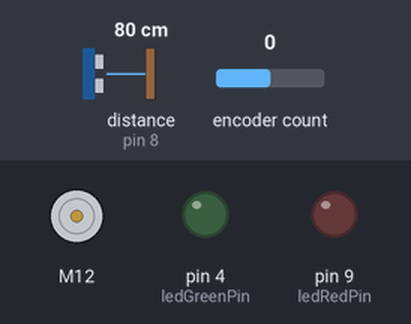
This sketch was run on a simulated Arduino Uno, built with avr-gcc and run on an emulated ATmega328P. Parts: DC motor (green arrow = forward, orange = backward, longer = faster), output pins drawn as LEDs (lit = HIGH). Wiring (inferred from the names in the program): ultrasonic range finder: trigger pin 7; echo pin 8. The test bench sets the inputs (shaded band); at power-on: distance to the obstacle (sensor on pin 8) 80 cm, encoder count 0. The echo pulse lasts 58.3 µs per cm; pins used as bus, display or sensor lines are not drawn; what the sketch prints to the serial monitor is not drawn.

Above: at 0.01 s.
At 1.2 s:
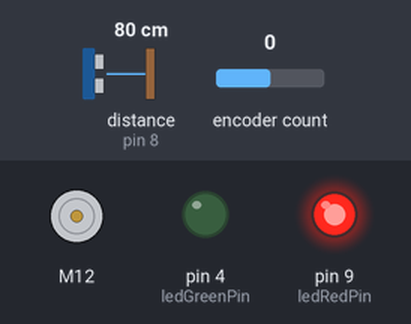
1.3 s: distance to the obstacle (sensor on pin 8) set to 5 cm
4.3 s: distance to the obstacle (sensor on pin 8) set to 2 cm
At 4.8 s:
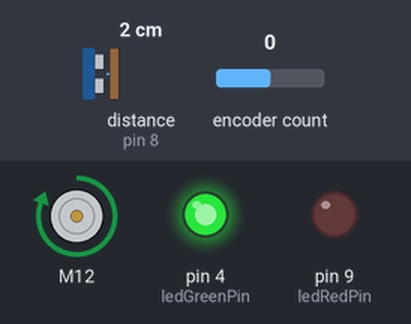
Timing chart, 0 to 7.3 s (numbered marks = the images above; inputs shaded):
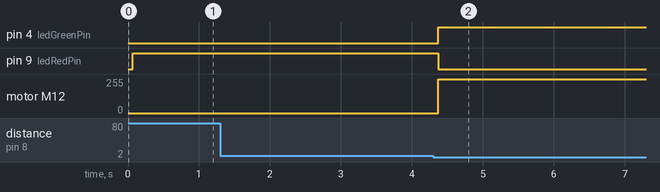

Measured:
- the behaviour switches between 4 and 3 cm on distance to the obstacle (sensor on pin 8) (found by bisection; images 1 and 2)
- after the input at 1.3 s, every drawn part: stays the same
- after the input at 4.3 s, pin 4 (ledGreenPin): LOW → HIGH after 0.07 s; pin 9 (ledRedPin): HIGH → LOW after 0.07 s; motor M12: stopped → forward 255/255 after 0.08 s

The sketch:

CupLabellingMachine.ino
```cpp
/*
 Name:		CupLabellingMachine.ino
 Created:	21.08.2020 13:23:28
 Author:	mariu
*/

// the setup function runs once when you press reset or power the board
#include <L298N.h>
#include <Encoder.h>
#include "Ultrasonicsensor.h"
#include "PINS.h"


Encoder Drehgeber_Class(CLK_Drehgeber, DT_Drehgeber);
L298N Labelmotor(EN, IN1, IN2);


void setup() {
	Serial.begin(9600);
	Ultrasonicsensor.init(TRIG_PIN_defined, ECHO_PIN_defined);
	Labelmotor.setSpeed(255);
	pinMode(ledGreenPin, OUTPUT);
	pinMode(ledRedPin, OUTPUT);
}

// the loop function runs over and over again until power down or reset
void loop() {
	Ultrasonicsensor.measure();
	Serial.print("Abstand: ");
	Serial.print(Ultrasonicsensor.cm);
	digitalWrite(ledGreenPin, LOW);
	digitalWrite(ledRedPin, HIGH);
	if (Ultrasonicsensor.cm <= 3)
	{
		digitalWrite(ledGreenPin, HIGH);
		digitalWrite(ledRedPin, LOW);
		//delay(1000);

		old_Position = Drehgeber_Class.readAndReset();
		Serial.print("Drehgeber start value: ");
		Serial.print(old_Position);
		//start MOtor
		newPosition = 0;
		while (newPosition <= Label1Counts)
		{
			newPosition = Drehgeber_Class.read();
			Serial.print("  drehgeber value: ");
			Serial.print(newPosition);
			Labelmotor.forward();
			//motor rennen lasssen
		}
		Labelmotor.stop();


		//Stop motor
	}

}
```

Ultrasonicsensor.cpp
```cpp
//
//
//

#include "Ultrasonicsensor.h"

void UltrasonicsensorClass::init(const int TRIG_PIN_, const  int ECHO_PIN_)
{
	// The Trigger pin will tell the sensor to range find
	TRIG_PIN = TRIG_PIN_;
	ECHO_PIN = ECHO_PIN_;
	pinMode(TRIG_PIN, OUTPUT);
	digitalWrite(TRIG_PIN, LOW);

	//Set Echo pin as input to measure the duration of
	//pulses coming back from the distance sensor
	pinMode(ECHO_PIN, INPUT);

}

void UltrasonicsensorClass::measure()
{
	// Hold the trigger pin high for at least 10 us
	digitalWrite(TRIG_PIN, HIGH);
	delayMicroseconds(10);
	digitalWrite(TRIG_PIN, LOW);

	// Wait for pulse on echo pin
	while (digitalRead(ECHO_PIN) == 0);

	// Measure how long the echo pin was held high (pulse width)
	// Note: the micros() counter will overflow after ~70 min
	t1 = micros();
	while (digitalRead(ECHO_PIN) == 1);
	t2 = micros();
	pulse_width = t2 - t1;

	// Calculate distance in centimeters and inches. The constants
	// are found in the datasheet, and calculated from the assumed speed
	//of sound in air at sea level (~340 m/s).
	cm = pulse_width / 58.0;
	delay(60);
}

UltrasonicsensorClass Ultrasonicsensor;
```

Ultrasonicsensor.h
```cpp
// Ultrasonicsensor.h

#ifndef _ULTRASONICSENSOR_h
#define _ULTRASONICSENSOR_h

#if defined(ARDUINO) && ARDUINO >= 100
#include "arduino.h"
#else
#include "WProgram.h"
#endif

class UltrasonicsensorClass
{
protected:

public:
	void init(const int TRIG_PIN_, const  int ECHO_PIN_);

	// Pins
	int TRIG_PIN;
	int ECHO_PIN;
	unsigned long t1;

	//Varibles
	unsigned long t2 = NULL;
	unsigned long pulse_width = NULL;
	float cm = NULL;

	void measure();
};

extern UltrasonicsensorClass Ultrasonicsensor;

#endif
```

PINS.h
```cpp
#ifndef _PINS_h
#define _PINS_h

#if defined(ARDUINO) && ARDUINO >= 100
#include "arduino.h"
#else
#include "WProgram.h"
#endif

//Ultraschallsensor PINS
const int TRIG_PIN_defined = 7;
const int ECHO_PIN_defined = 8;

//Drehgeber Pins
const int CLK_Drehgeber = 2;//2
const int DT_Drehgeber = 3; //3

// L298N Motor Pin definition
const unsigned int IN2 = 13;
const unsigned int EN = 11;
const unsigned int IN1 =12;

//Pins allgemein
const int ledRedPin = 9;
const int ledGreenPin = 4;


//Variables
long newPosition = 0;
long old_Position = 0;
long Label1Counts = 100;

#endif
```
